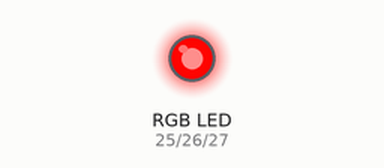
This sketch was run on a simulated ESP32. Shown: an RGB LED mixed from three pins (HIGH = lit). Dim RGB values are drawn brighter than linear.

Above: at 0.05 s.
At 0.9 s:
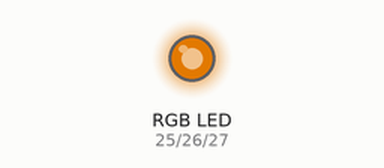
At 1.8 s:
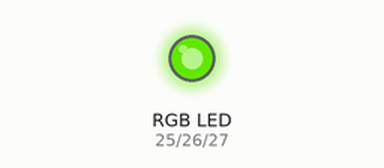
At 3.6 s:
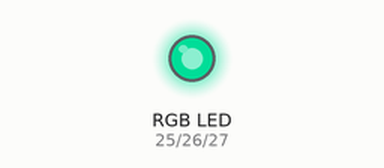
At 5.35 s:
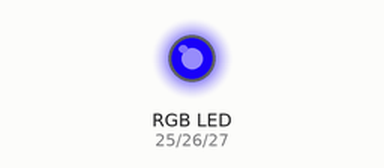
At 7.15 s:
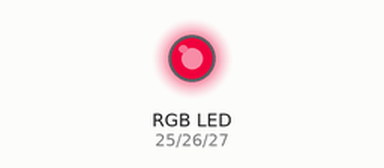
Timing chart, 0 to 10.0 s (numbered marks = the images above):
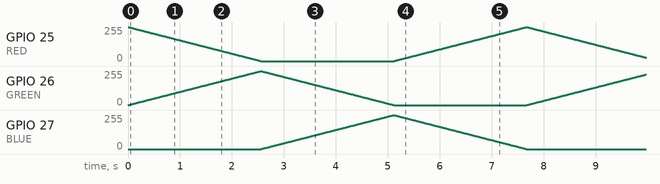

The sketch:

L05_Rainbow.ino
```cpp
// Lesson 5 challenge solution: automatic rainbow
// RGB LED on 25/26/27. Smoothly goes round the colour wheel.

const int RED = 25;
const int GREEN = 26;
const int BLUE = 27;

void setColor(int r, int g, int b) {
  analogWrite(RED, r);
  analogWrite(GREEN, g);
  analogWrite(BLUE, b);
}

void setup() {
  pinMode(RED, OUTPUT);
  pinMode(GREEN, OUTPUT);
  pinMode(BLUE, OUTPUT);
}

void loop() {
  for (int i = 0; i < 255; i++) {
    setColor(255 - i, i, 0);
    delay(10);
  }
  for (int i = 0; i < 255; i++) {
    setColor(0, 255 - i, i);
    delay(10);
  }
  for (int i = 0; i < 255; i++) {
    setColor(i, 0, 255 - i);
    delay(10);
  }
}
```
